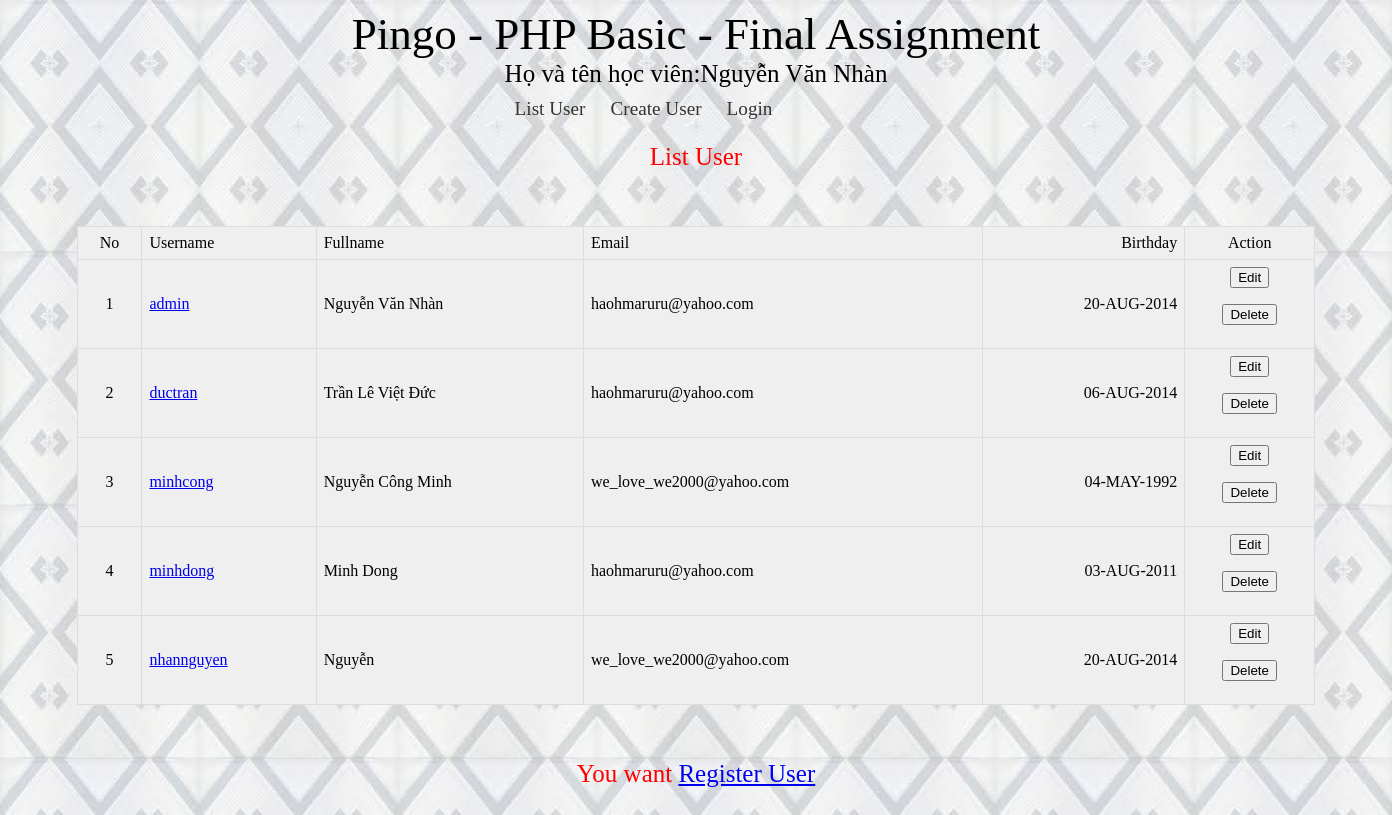
Page /list_user.php on the committed database.
### tables this page shows
CREATE TABLE IF NOT EXISTS `user` (
  `username` varchar(50) NOT NULL,
  `password` varchar(50) NOT NULL,
  `fullname` varchar(100) DEFAULT NULL,
  `birthday` varchar(100) DEFAULT NULL,
  `email` varchar(200) DEFAULT NULL,
  `gender` varchar(10) DEFAULT NULL,
  `interested` varchar(200) DEFAULT NULL,
  `avatar` varchar(500) DEFAULT NULL,
  `about` text,
  PRIMARY KEY (`username`)
);

### info.php (called while the page is built)
<?php
	$text_pingo = "Pingo - PHP Basic - Final Assignment";
	$text_info ="Họ và tên học viên:Nguyễn Văn Nhàn";
?>

### list_user.php (the view, shortened to what this page needs)
<?php
	include("fun.php");
	$conn = connect();
	$query = "SELECT * FROM user";
	$i=1;
	$result = mysql_query($query,$conn);
?>
<html>
<head>
<link rel="stylesheet" media="screen,projection" type="text/css" href="style.css" />
</head>
<body>
	<div align = "center" style="font-size :45px;">
		<?php echo  $text_pingo ?>
	</div>
	<div align = "center" style="font-size :25px;">
		<?php echo  $text_info ?>
	</div>
	<div class ="menuform">
		<ul class="topnav">
			<li>
				<a href="list_user.php">List User</a>
			</li>
			<li>
				<a href="form_user.php">Create User</a>
			</li>
			<?php
			if (isset($_SESSION['username'])) {?>
				<li>
					<a href="logout.php">Logout</a>
				</li>
			<?php }else {?>
				<li>
					<a href="login.php">Login</a>
				</li>
			<?php } ?>
		</ul>
	</div>
	<?php if(mysql_num_rows($result)) {?>
		<p align = "center" class="top"> List User</p>
		<table class ="list" align = "center">
		<tr>
			<td class = "center">No</td>
			<td class = "left">Username</td>
			<td class = "left">Fullname</td>
			<td class = "left">Email</td>
			<td class = "right">Birthday </td>
			<td class = "center">Action</td>
		</tr>
	 <?php while ($rows = mysql_fetch_array( $result )){?>
		 	<tr>
		 		<td class = "center"><?php echo $i; $i++; ?></td>
		 		<td class = "left"><a href="view_user.php?username=<?php echo $rows['username'];?>"><?php echo $rows['username'];?></a></td>
		 		<td class = "left"><?php echo $rows['fullname']?></td>
		 		<td class = "left"><?php echo $rows['email']?></td>
		 		<td class = "right"><?php echo $rows['birthday']?></td>
		 		<td class = "center">
           	     <form action = "form_edit_user.php" method = "POST">
                   		<input type="submit" value="Edit"  name="submit" id="submit" />
                   </form>
                   <form action = "delete_user.php" method = "POST">
                   		<input type="submit" value="Delete"  name="submit" id="submit" onclick="javascript:return confirm('Are you sure to delete this user?');"/>
                   </form>
                </td>
			 </tr>
		 <?php }?>
	 </table>
	<?php }else {?>
		<p align = "center" style ="font-family: Arial; font-size :20px ; "> NOT USER</p>
	<?php }?>
		<p align = "center" class="top">You want <a href="form_user.php">Register User</a></p>
</body>
</html>

### style.css (style rules this page uses)
body { background-image: url("back.jpg") ; }
.top { padding: 30px; font-size: 25px; color: red; }
.list { border-collapse: collapse; width: 90%; border-top: 1px solid #DDDDDD; border-left: 1px solid #DDDDDD; margin-bottom: 20px; background-color: #EFEFEF; }
.list td { border-right: 1px solid #DDDDDD; border-bottom: 1px solid #DDDDDD; }
.list .left { text-align: left; padding: 7px; }
.list .right { text-align: right; padding: 7px; }
.list .center { text-align: center; padding: 7px; }
.menuform { margin-left: 35%; position: center; }
ul.topnav { list-style: none; padding: 0 20px; margin: 0; float: left; width: 920px; background: #222; font-size: 1.2em; background: url(topnav_bg.gif) repeat-x; }
ul.topnav li { float: left; margin: 0; padding: 0 15px 0 0; position: relative; }
ul.topnav li a { padding: 10px 5px; color:#333333; display: block; text-decoration: none; float: left; }

### rows in the picture
user: username "admin", fullname "Nguyễn Văn Nhàn", email "haohmaruru@yahoo.com", birthday "20-AUG-2014"
user: username "ductran", fullname "Trần Lê Việt Đức", email "haohmaruru@yahoo.com", birthday "06-AUG-2014"
user: username "minhcong", fullname "Nguyễn Công Minh", email "we_love_we2000@yahoo.com", birthday "04-MAY-1992"
user: username "minhdong", fullname "Minh Dong", email "haohmaruru@yahoo.com", birthday "03-AUG-2011"
user: username "nhannguyen", fullname "Nguyễn", email "we_love_we2000@yahoo.com", birthday "20-AUG-2014"

### other values in the picture
$text_pingo "Pingo - PHP Basic - Final Assignment"
$text_info "Họ và tên học viên:Nguyễn Văn Nhàn"
